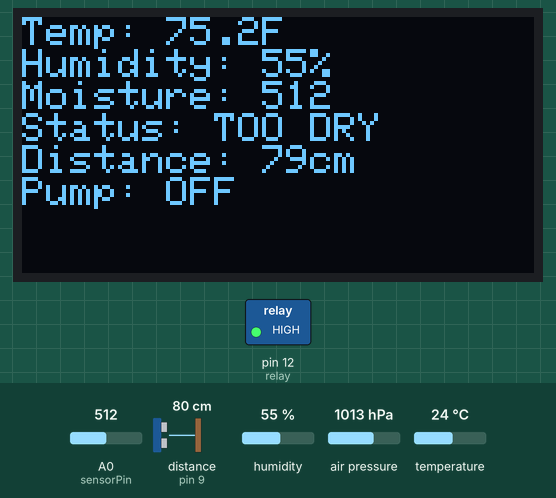
Bench run of a sketch on a simulated Arduino Uno, built with avr-gcc and run on an emulated ATmega328P. Shown: 128×64 one-colour display, switched loads named in the sketch (green lamp = pin HIGH). Wiring (inferred from the names in the program): ultrasonic range finder: trigger pin 8; echo pin 9. The inputs (shaded band) are chosen by the test bench; at power-on: A0 (sensorPin) = 512, temperature 24 °C, distance to the obstacle (sensor on pin 9) 80 cm, humidity 55 %, air pressure 1013 hPa. The echo pulse lasts 58.3 µs per cm; pins used as bus, display or sensor lines are not drawn; what the sketch prints to the serial monitor is not drawn.

Above: at 3.5 s.
3.6 s: A0 (sensorPin) set to 451
At 5.6 s:
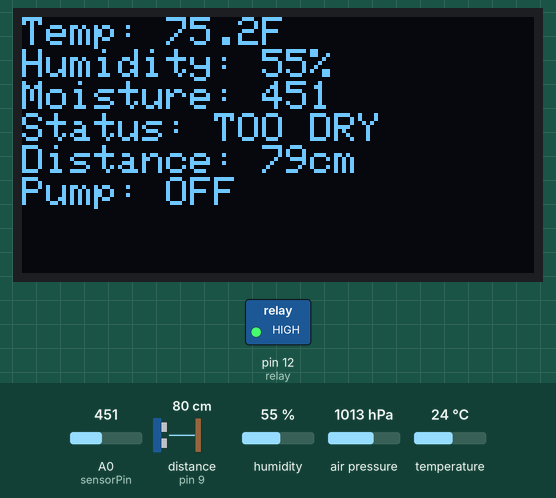
6.1 s: A0 (sensorPin) set to 428
At 8.0 s:
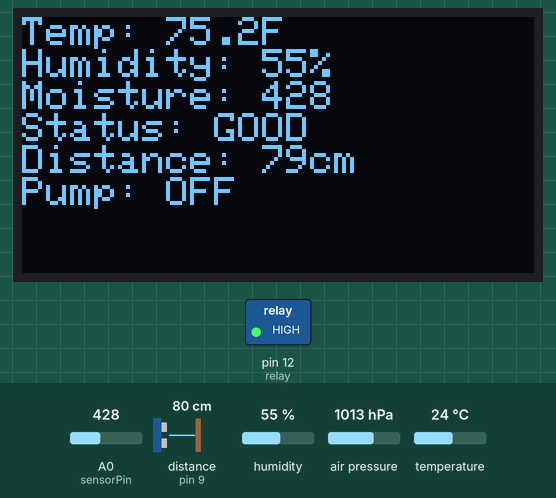
8.3 s: A0 (sensorPin) set to 407
At 9.5 s:
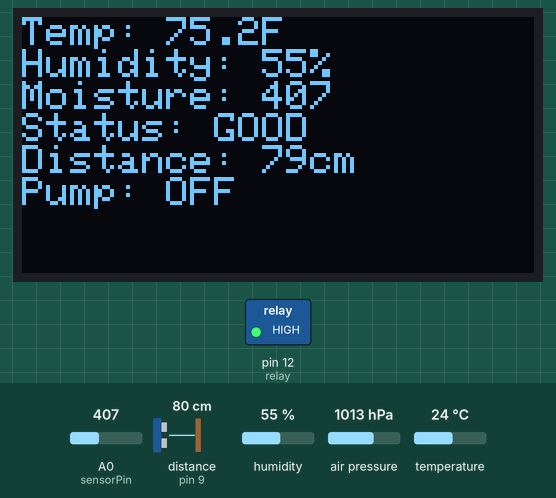
10.4 s: A0 (sensorPin) set to 385
At 12.1 s:
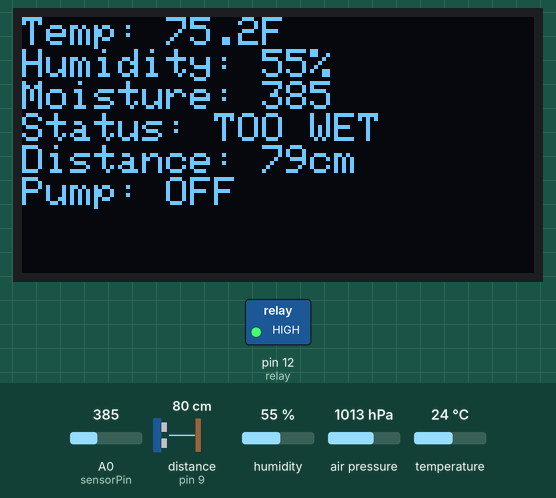
12.6 s: temperature set to 12 °C
At 14.5 s:
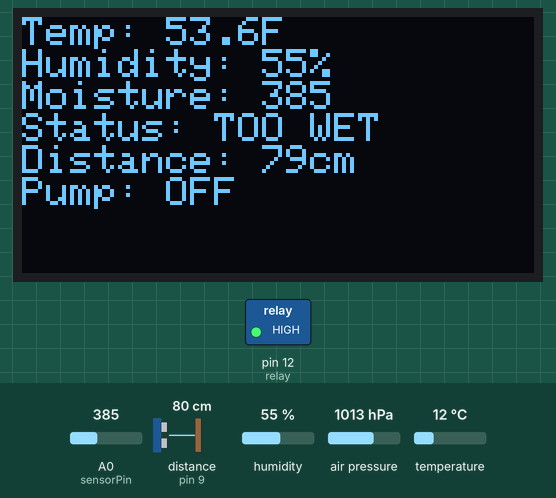
14.8 s: distance to the obstacle (sensor on pin 9) set to 250 cm
At 17.5 s:
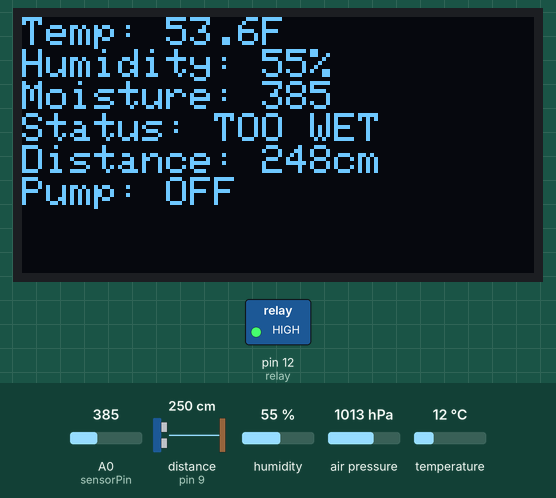
Timing chart, 0 to 19.0 s (numbered marks = the images above; inputs shaded):
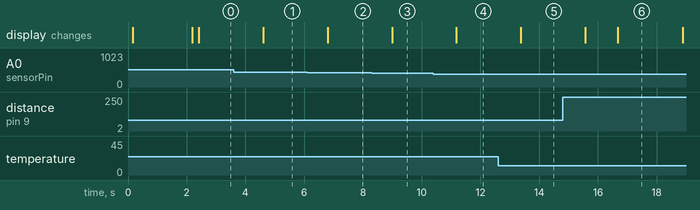

The sketch:

watering_systm.ino
```cpp
#include <Wire.h>
#include <Adafruit_GFX.h>
#include <Adafruit_SSD1306.h>
#include <Adafruit_BME280.h>

// === OLED Display Setup ===
#define SCREEN_WIDTH 128
#define SCREEN_HEIGHT 64
#define OLED_RESET -1
Adafruit_SSD1306 display(SCREEN_WIDTH, SCREEN_HEIGHT, &Wire, OLED_RESET);

// === BME280 Sensor ===
Adafruit_BME280 bme;

// === Pins ===
const int Trig = 8;
const int Echo = 9;
const int sensorPin = A0;  // Soil moisture
const int relay = 12;      // Relay controlling pump

// === Variables ===
float temperature = 0, humidity = 0, pressure = 0, Distance = 0;
int moisture = 0;
const int DRY_THRESHOLD = 440;   // BELOW this → soil is dry → water (was 445)
const int WET_THRESHOLD = 400;   // BELOW this → soil is wet → stop watering (was 420)

bool bmeFound = false;
bool oledFound = false;
bool isWatering = false;

unsigned long lastWaterTime = 0;
const unsigned long WATERING_INTERVAL = 60000; // 1 minute between watering cycles
const unsigned long WATERING_DURATION = 2000;  // 2 seconds watering time
unsigned long wateringStartTime = 0;

// ======== Setup ========
void setup() {
  Serial.begin(9600);
  Serial.println(F("System Booting..."));

  pinMode(Trig, OUTPUT);
  pinMode(Echo, INPUT);
  pinMode(relay, OUTPUT);
  pinMode(sensorPin, INPUT);

  // Start with pump OFF
  digitalWrite(relay, HIGH);
  Serial.println(F("Pump starting in OFF state"));

  Wire.begin();
  Wire.setWireTimeout(250);
  delay(100);

  // Initialize OLED
  Serial.println(F("Initializing OLED..."));
  if (display.begin(SSD1306_SWITCHCAPVCC, 0x3C)) {
    oledFound = true;
    display.clearDisplay();
    display.setTextSize(1);
    display.setTextColor(SSD1306_WHITE);
    display.setCursor(0, 0);
    display.println(F("Plant Monitor"));
    display.println(F("Initializing..."));
    display.display();
    Serial.println(F("OLED initialized!"));
  } else {
    Serial.println(F("OLED FAILED"));
  }

  delay(500);

  // Initialize BME280
  Serial.println(F("Initializing BME280..."));
  if (bme.begin(0x76)) {
    bmeFound = true;
    Serial.println(F("BME280 initialized!"));
  } else {
    Serial.println(F("BME280 not found!"));
  }

  delay(1500);

  // Show ready message
  if (oledFound) {
    display.clearDisplay();
    display.setCursor(0, 0);
    display.println(F("System Ready"));
    display.println(F("Pump: OFF"));
    display.display();
  }

  Serial.println(F("Setup Complete"));
  Serial.println(F("=== MOISTURE CALIBRATION ==="));
  Serial.println(F("Air (dry): ~470"));
  Serial.println(F("Moist soil: ~435"));
  Serial.println(F("Water (wet): ~420"));
  Serial.println(F("Very wet: ~350"));
  Serial.println(F("WATER when ABOVE: 440"));
  Serial.println(F("STOP when BELOW: 400"));
  Serial.println(F("============================"));
}

// ======== Loop ========
void loop() {
  readSensors();
  if (oledFound) updateDisplay();
  checkWatering();

  // === FIXED: CORRECTED WATERING LOGIC ===
  // Water when moisture is HIGH (dry soil) and conditions are met
  if (!isWatering) {
    if (moisture > DRY_THRESHOLD) {
      // Soil is DRY (high reading) - check if we can water
      if (millis() - lastWaterTime > WATERING_INTERVAL) {
        Serial.println(F("🚰 Soil is DRY - Starting watering"));
        waterPlant();
      } else {
        Serial.print(F("Soil dry but waiting. Time left: "));
        Serial.print((WATERING_INTERVAL - (millis() - lastWaterTime)) / 1000);
        Serial.println(F("s"));
      }
    } else if (moisture < WET_THRESHOLD) {
      // Soil is WET (low reading) - no watering needed
      Serial.println(F("💧 Soil is WET - No watering needed"));
    } else {
      // Soil moisture is in good range
      Serial.println(F("✅ Soil moisture is GOOD"));
    }
  }

  delay(1000);
}

// ======== Sensor Reading ========
void readSensors() {
  // BME280
  if (bmeFound) {
    temperature = (bme.readTemperature() * 9.0 / 5.0) + 32; // °F
    humidity = bme.readHumidity();
    pressure = bme.readPressure() / 100.0F;
  }

  // Soil moisture (averaged for stability)
  moisture = readSoil();

  // Ultrasonic distance
  digitalWrite(Trig, LOW);
  delayMicroseconds(2);
  digitalWrite(Trig, HIGH);
  delayMicroseconds(10);
  digitalWrite(Trig, LOW);
  long duration = pulseIn(Echo, HIGH, 30000);
  Distance = (duration > 0) ? duration * 0.034 / 2 : 0;

  // Serial monitor output
  Serial.print(F("Moisture: ")); Serial.print(moisture);
  if (moisture > DRY_THRESHOLD) Serial.print(F(" (DRY)"));
  else if (moisture < WET_THRESHOLD) Serial.print(F(" (WET)"));
  else Serial.print(F(" (GOOD)"));

  Serial.print(F(" | Temp: ")); Serial.print(temperature, 1);
  Serial.print(F("°F | Pump: "));
  Serial.println(digitalRead(relay) ? "OFF" : "ON");
}

// ======== Soil sensor averaging ========
int readSoil() {
  long sum = 0;
  const int samples = 5;
  for (int i = 0; i < samples; i++) {
    sum += analogRead(sensorPin);
    delay(10);
  }
  return sum / samples;
}

// ======== Display Update ========
void updateDisplay() {
  display.clearDisplay();
  display.setCursor(0, 0);

  // Display BME280 data
  if (bmeFound) {
    display.print(F("Temp: ")); display.print(temperature, 1); display.println(F("F"));
    display.print(F("Humidity: ")); display.print(humidity, 0); display.println(F("%"));
  }

  display.print(F("Moisture: ")); display.println(moisture);

  // Show moisture status clearly
  if (moisture > DRY_THRESHOLD) display.println(F("Status: TOO DRY"));
  else if (moisture < WET_THRESHOLD) display.println(F("Status: TOO WET"));
  else display.println(F("Status: GOOD"));

  display.print(F("Distance: ")); display.print(Distance, 0); display.println(F("cm"));

  // Display watering status
  if (isWatering) {
    display.println(F(""));
    display.println(F(">> WATERING <<"));
    display.print(F("Time left: "));
    display.print((WATERING_DURATION - (millis() - wateringStartTime)) / 1000);
    display.println(F("s"));
  }

  display.print(F("Pump: "));
  display.println(digitalRead(relay) ? "OFF" : "ON");

  display.display();
}

// ======== Water Plant ========
void waterPlant() {
  if (!isWatering) {
    isWatering = true;
    wateringStartTime = millis();
    digitalWrite(relay, LOW);  // Turn pump ON
    Serial.println(F("💧 PUMP ON - Starting 2 second watering"));

    if (oledFound) {
      display.clearDisplay();
      display.setCursor(0, 0);
      display.println(F("WATERING ACTIVE"));
      display.println(F(""));
      display.println(F("Soil too dry!"));
      display.println(F("Watering..."));
      display.display();
    }
  }
}

// ======== Stop Watering ========
void checkWatering() {
  if (isWatering) {
    unsigned long currentTime = millis();
    unsigned long elapsedTime = currentTime - wateringStartTime;

    if (elapsedTime >= WATERING_DURATION) {
      digitalWrite(relay, HIGH); // Turn pump OFF
      isWatering = false;
      lastWaterTime = millis();
      Serial.println(F("✅ PUMP OFF - Watering complete"));

      if (oledFound) {
        display.clearDisplay();
        display.setCursor(0, 0);
        display.println(F("WATERING DONE"));
        display.println(F(""));
        display.println(F("Pump: OFF"));
        display.display();
        delay(1000);
      }
    }
  }
}
```

Measured:
- the behaviour switches between 441 and 440 on A0 (sensorPin) (found by bisection; images 1 and 2)
- the behaviour switches between 400 and 399 on A0 (sensorPin) (found by bisection; images 3 and 4)
- after the input at 3.6 s, the display: changes after 1.0 s (image 1)
- after the input at 6.1 s, the display: changes after 0.70 s (image 2)
- after the input at 8.3 s, the display: changes after 0.69 s (image 3)
- after the input at 10.4 s, the display: changes after 0.78 s (image 4)
- after the input at 12.6 s, the display: changes after 0.77 s (image 5)
- after the input at 14.8 s, the display: first changes after 0.78 s (image 6 shows a later state)
